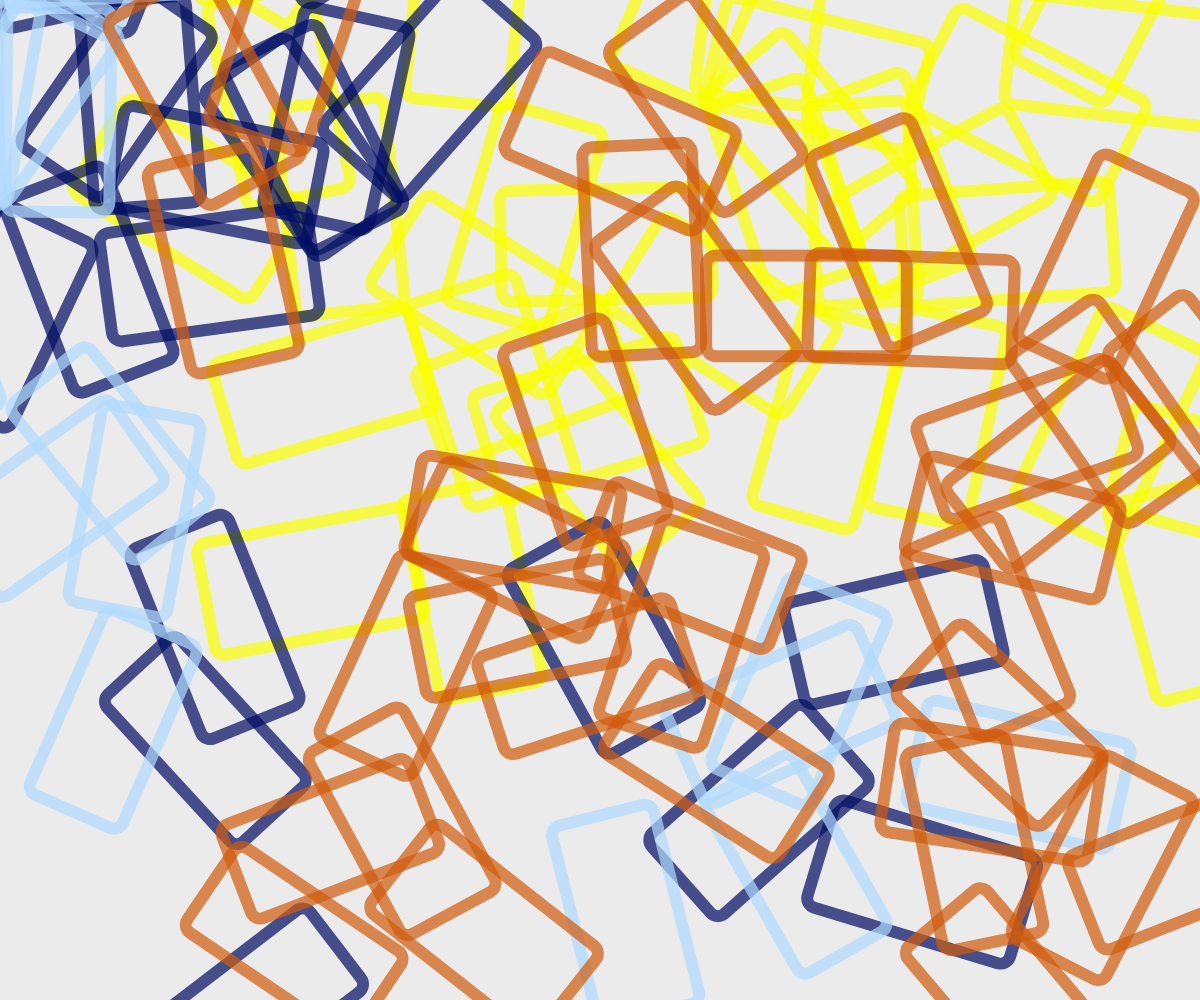
Frame 1 (no input)
Frame 60 (no input): identical to frame 1, image omitted
Frame 120 (the mouse pressed at the canvas centre since frame 60): identical to frame 1, image omitted

The p5.js sketch that drew this single still picture (run headless with seeded random() and noise() and a simulated clock; from frame 60 on, the mouse is pressed at the canvas centre):

// p5.js sketch
// ── sketch.js
let h=100;
let w=200;
let x1,x2,x3,x4,x5,x6,x7,x8;
let y1,y2,y3,y4,y5,y6,y7,y8;
let P;
let P2;
let R;
let S1;
let S2;
let StrokeW=12;
let trans=180;
function setup() {
  createCanvas(windowWidth, windowHeight);
  background(200);
  strokeWeight(StrokeW);
  textSize(70);
  textFont('Courier New');
  textAlign(CENTER);
  text('2024/9/20', windowWidth/2, windowHeight/5*4);
  text('HW02.B-Denzel', windowWidth/2, windowHeight/5*4+100);
  noFill();
translate(windowWidth/2-1600, windowHeight/2-1100, )
push();
noStroke();
fill(235,235,235);
rect(650,100,1800,1800);
pop();
x1= 1400;y1=700;

  let n=0;
  while(n<30){
 push();
 let R=random(-20.20);
 
   P=int(random(0, 8));
  P2=int (random(0, 3));
  S1=random(0,8);
  S2=random(0,15);
    stroke(251, 255, 0,trans);
    
  translate(x1+P*h+S1,y1+P2*w+S1);
  rotate(R);
    rect(0,0,h+S2,w+S2,10);
    pop();
    n=n+1;
  }

  x2= 900;y2=400;

  let n2=0;
  while(n2<6){
    push();
    let R=random(-20.20);
  P=int(random(0, 5));
  P2=int (random(0, 3));
  S1=random(0,8);
  S2=random(0,12);
    stroke(251, 255, 0,trans);
    translate(x2+P*h+S1,y2+P2*w+S1,);
    rotate(R);
    rect(0,0,h+S2,w+S2,10);
    pop();
    n2=n2+1;
  }
  //yellow rect
  x3= 1000;y3=400;

  let n3=0;
  while(n3<20){
      push();
      let R=random(-40,40)
  P=int(random(0, 5));
  P2=int (random(0, 3));
  S1=random(0,8);
  S2=random(0,12);
    stroke(1, 14, 99,trans);
    translate(x3+P*h+S1,y3+P2*w+S1)
    rotate(R);
    rect(0,0,h+S2,w+S2,10);
    pop();
    n3=n3+1;
  }
  x4= 1100;y4=1300;
  let n4=0;
  while(n4<7){
      push();
      let R=random(-40,40)
  P=int(random(0, 8));
  P2=int (random(0, 2));
  S1=random(0,8);
  S2=random(0,12);
    stroke(1, 14, 99,trans);
    translate(x4+P*h+S1,y4+P2*w+S1)
    rotate(R);
    rect(0,0,h+S2,w+S2,10);
    pop();
    n4=n4+1;
  }
  
 //dark blue rect
 x5= 1000;y5=400;

 let n5=0;
 while(n5<12){
     push();
     let R=random(-20, 30)
 P=int(random(0, 2));
 P2=int (random(0, 5));
 S1=random(0,8);
 S2=random(0,12);
   stroke(176, 218, 255,trans);
   translate(x5+P*h+S1,y5+P2*w+S1);
   rotate(R);
   rect(0,0,h+S2,w+S2,10);
   n5=n5+1;
   pop();
 }
 x6= 1600;y6=1400;

 let n6=0;
 while(n6<6){
     push();
     let R=random(-20, 30)
 P=int(random(0, 5));
 P2=int (random(0, 2));
 S1=random(0,8);
 S2=random(0,12);
   stroke(176, 218, 255,trans);
   translate(x6+P*h+S1,y6+P2*w+S1);
   rotate(R);
   rect(0,0,h+S2,w+S2,10);
   n6=n6+1;
   pop();
 }
 //shallow blue rect
 x7= 1300;y7=350;

 let n7=0;
 while(n7<40){
     push();
     let R=random(-20, 30)
 P=int(random(0, 9));
 P2=int (random(0, 7));
 S1=random(0,8);
 S2=random(0,12);
 stroke(209, 91, 13,trans);
   translate(x7+P*h+S1,y7+P2*w+S1);
   rotate(R);
   rect(0,0,h+S2,w+S2,10);
   n7=n7+1;
   pop();
 }
 
 //orange rect
}

function draw() {
  
  
}
